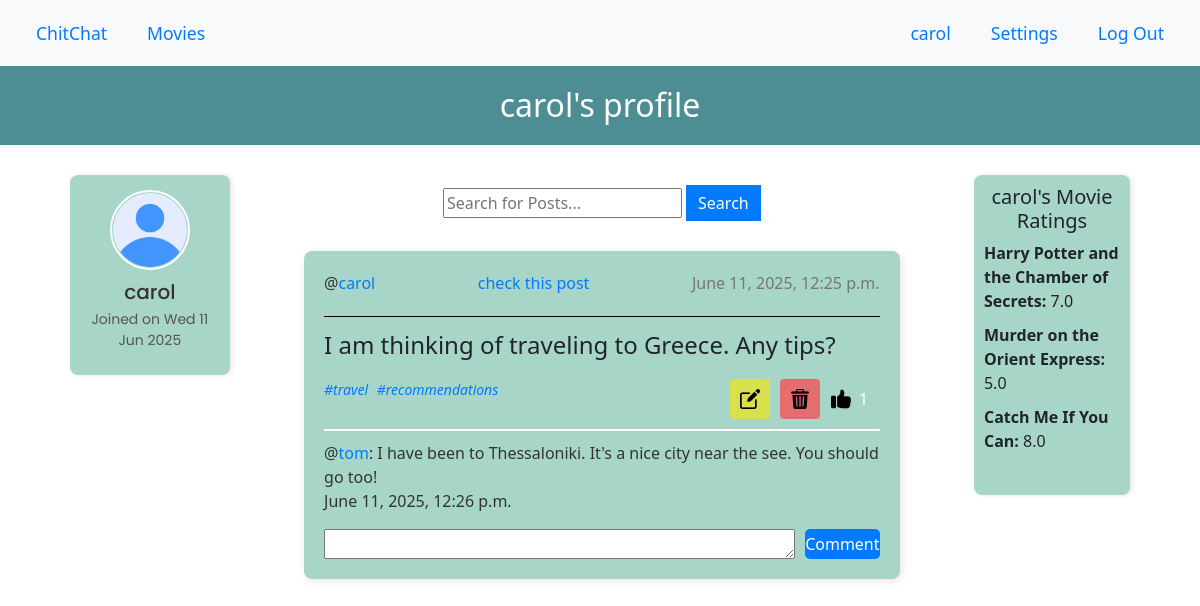
The app's page /user/carol (signed in) with its own data.
### core/models.py (models this page shows, shortened)
class CustomUser(AbstractUser):
    image = models.ImageField(upload_to="profile_icons", null=True, blank=True) # In ModelForms blank affects the form validation
    email = models.EmailField(unique=True, blank=False) # email is not unique and is not required by default in Django
    def get_groups(self):
        groups = []
        for group in self.groups.all():
            groups.append(group.name)
        return ' '.join(groups)
    get_groups.short_description = 'Groups'

class Post(models.Model):
    author = models.ForeignKey(CustomUser, on_delete=models.CASCADE, related_name="posts")
    content = models.TextField()
    tags = models.ManyToManyField(Tag)
    likes = models.IntegerField(default=0)
    liked_by = models.ManyToManyField(CustomUser)
    created_at = models.DateTimeField(auto_now_add=True)
    updated_at = models.DateTimeField(auto_now=True)
    def get_tags(self):
        return ", ".join([tag.name for tag in self.tags.all()])
    get_tags.short_description = "Tags"

class Tag(models.Model):
    name = models.CharField(max_length=100)
    def __str__(self):
        return self.name

class Comment(models.Model):
    commenter = models.ForeignKey(CustomUser, on_delete=models.CASCADE)
    content = models.TextField()
    post = models.ForeignKey(Post, on_delete=models.CASCADE, related_name="comments")
    created_at = models.DateTimeField(auto_now_add=True)

class Rating(models.Model):
    user = models.ForeignKey(CustomUser, on_delete=models.CASCADE, related_name="personal_ratings")
    movie = models.ForeignKey(Movie, on_delete=models.CASCADE, related_name="ratings")
    rating = models.FloatField()
    created_at = models.DateField(auto_now_add=True)

class Movie(models.Model):
    title = models.CharField(max_length=255)
    release_date = models.DateField()
    overview = models.TextField()
    vote_average = models.FloatField()
    poster_path = models.CharField(max_length=255)
    added_by = models.ForeignKey(CustomUser, on_delete=models.CASCADE, related_name="movies")
    added_at = models.DateField(auto_now_add=True)

### core/views.py (the view)
# urls.py: path("user/<slug:username>", views.CheckUserProfileView.as_view(), name="check_user_profile"),
class CheckUserProfileView(ChitChatView):
    def get(self, request, username):
        user_to_check = CustomUser.objects.get(username=username)
        base_queryset = Post.objects.filter(author__username=username)
        posts = self.get_filtered_posts(request, base_queryset)
        context = self.get_base_context()
        context.update({
            "posts": posts,
            "page_title": f"{username}'s profile",
            "type": "profile",
            "user_to_check": user_to_check
        })
        return render(request, "core/chitchat.html", context=context)

### core/forms.py
class CommentForm(forms.ModelForm):
    class Meta:
        model = Comment
        fields = ["content"]

### core/views.py (called while the page is built)
    def get_base_context(self):
        return {
            "tags": Tag.objects.all(),
            "comments": Comment.objects.all().order_by("-created_at")[:3],
            "form": CommentForm()
        }

    def get_filtered_posts(self, request, base_queryset):
        q_user = request.GET.get("searched_user", "")
        q_post = request.GET.get("searched_post", "")
        return base_queryset.filter(author__username__icontains=q_user).filter(content__icontains=q_post).order_by("-created_at")

### core/templates/core/chitchat.html (shortened to what this page needs)
{% extends "base.html" %}
{% load static %}
{% block css_files %}<link rel="stylesheet" href="{% static 'core/chitchat.css' %}">{% endblock %}
{% block content %}
  <div class="title-box">
      <h1 class="page-title">
        {{ page_title }}
      </h1>
  </div>
  <div class="content-container">
      {% if type == "main" or type == "tags" %}
        {% include "core/tags-component.html" %}
      {% elif type == "profile" %}
        {% include "core/profile-component.html" %}
      {% endif %}
      <div class="main-column">
          {% if type == "main" or type == "tags" or type == "profile" %}
              <div class="post-search">
                  <form method="GET">
                      <input type="search" name="searched_post" placeholder="Search for Posts...">
                      <button type="submit">Search</button>
                  </form>
              </div>
          {% endif %}
          {% if posts %}
              <ul class="post-list">
                {% for post in posts %}
                    <li class="post-item">
                        <div class="post-header">
                            <p class="post-author">
                                @<a href="{% url 'check_user_profile' post.author.username %}">{{ post.author.username }}</a>
                            </p>
                            <p class="post-check">
                                <a class="post-check" href="{% url 'check_post' post.id %}">check this post</a>
                            </p>
                            <p class="post-date">{{ post.created_at }}</p>
                        </div>
                        <p class="post-content">{{ post.content }}</p>
                        <div class="post-footer">
                            <div class="post-tags">
                                {% for tag in post.tags.all %}
                                  <a href="{% url 'sort_by_tag' tag.name %}">#{{ tag }}</a>
                                {% endfor %}
                            </div>
                            <div class="post-edit">
                                {% if user.id == post.author.id %}
                                    <a href="{% url 'edit_post' post.id %}">
                                        <button class="button-edit" type="button"><img src="{% static 'core/images/edit.png' %}"></button>
                                    </a>
                                    <button class="button-delete" id="openPopup{{ post.id }}"><img src="{% static 'core/images/bin.png' %}"></button>
                                {% endif %}
                                    <div>
                                        <button
                                            class="like-button {% if user in post.liked_by.all %}liked{% endif %}"
                                            data-post-id="{{ post.id }}"
                                            title="{% if user in post.liked_by.all %}You already like this Post.{% else %}Like this Post!{% endif %}">
                                            <img src="{% static 'core/images/like.png' %}">
                                            <span class="like-count">{{ post.likes }}</span>
                                        </button>
                                    </div>
                            </div>
                        </div>
                        <div class="post-comments">
                            <ul class="comment-list">
                                {% for comment in post.comments.all %}
                                    <li class="comment-item">
                                        @<a href="{% url 'check_user_profile' comment.commenter.username %}">{{ comment.commenter.username }}</a>: {{ comment.content }}
                                        <p>{{ comment.created_at }}</p>
                                    </li>
                                {% endfor %}
                            </ul>
                        </div>
                        <form action="{% url 'chitchat' %}" method="POST">
                            <div class="form-field">
                                {{ form.content }}
                                <button type="submit" class="submit-btn">Comment</button>
                            </div>
                        </form>
                    </li>
                {% endfor %}
              </ul>
          {% else %}
            <h2 class="no-posts">No posts yet</h2>
          {% endif %}
      </div>
      {% if type == "main" or type == "tags" or type == "specific" %}
        {% include "core/activity-feed-component.html" %}
      {% elif type == "profile" %}
        {% include "core/user-movie-rating-component.html" %}
      {% endif %}
  </div>
{% endblock %}

### templates/base.html (shortened to what this page needs)
{% load static %}
<!DOCTYPE html>
<html lang="en">
<head>
    <link rel="stylesheet" href="{% static 'styles.css' %}">
    <link href="https://cdn.jsdelivr.net/npm/bootstrap@5.3.3/dist/css/bootstrap.min.css" rel="stylesheet">
    {% block css_files %}{% endblock %}
</head>
<body>
  {% if user.is_authenticated %}
      <div class="top-nav">
          <ul class="nav-left">
              <li><a href="{% url 'chitchat' %}">ChitChat</a></li>
              <li><a href="{% url 'movies' %}">Movies</a></li>
          </ul>
          <ul class="nav-right">
              <li><a href="{% url 'check_user_profile' user.username %}">{{ user.username }}</a></li>
              <li>
                  <div class="dropdown">
                      <button class="dropbtn nav-button">Settings</button>
                    </div>
              </li>
              <li>
                  <form action="{% url 'logout' %}" method="POST">
                      <button type="submit" class="nav-button">Log Out</button>
                  </form>
              </li>
          </ul>
      </div>
  {% endif %}
{% block content %}{% endblock %}
</body>
</html>

### core/templates/core/profile-component.html
{% load static %}
<div class="profile-section">
    <img src="{% static 'core/images/user.png' %}">
    <h3>{{ user_to_check.username }}</h3>
    <p>Joined on {{ user_to_check.date_joined|date:"D d M Y" }}</p>
</div>

### core/templates/core/user-movie-rating-component.html
<div class="activity-section">
  <h3>{{ user_to_check.username }}'s Movie Ratings</h3>
  <ul class="activity-list">
    {% for rating in user_to_check.personal_ratings.all %}
      <li class="activity-item"><strong>{{ rating.movie.title }}:</strong> {{ rating.rating }}</li>
    {% endfor %}
  </ul>
</div>

### static/styles.css (style rules this page uses)
body { font-family: "Poppins", sans-serif; }
.top-nav { display: flex; justify-content: space-between; align-items: center; background-color: #f8f9fa; padding: 0.75rem 1.5rem; }
.nav-left, .nav-right { list-style: none; display: flex; gap: 1rem; margin: 0; padding: 0; }
.nav-left li, .nav-right li { display: flex; align-items: center; }
.top-nav a, .nav-button { color: #007bff; text-decoration: none; font-weight: 500; background: none; border: none; padding: 0.5rem 0.75rem; cursor: pointer; font-family: inherit; font-size: 1.1rem; border-radius: 5px; transition: background-color 0.2s ease; }
.dropdown { position: relative; display: inline-block; }
.title-box { background-color: #4d8d94; padding: 20px; text-align: center; width: 100%; margin: 0 auto; margin-bottom: 10px; }
.page-title { color: white; margin: 0; font-size: 2em; }
button { padding: 6px 12px; background-color: #007bff; color: white; border: none; border-radius: 5px; cursor: pointer; font-size: 0.9rem; transition: background-color 0.2s ease; }

### core/static/core/chitchat.css (style rules this page uses)
.content-container { display: flex; justify-content: space-between; margin: 20px; }
.activity-section { width: 20%; position: sticky; top: 0; margin-top: 10px; padding: 10px; margin-right: 50px; background-color: #a7d5c7; box-shadow: 2px 0px 5px rgba(0, 0, 0, 0.1); height: 40vh; overflow-y: auto; border-radius: 8px; }
.activity-section h3 { font-size: 20px; text-align: center; }
.activity-list { list-style-type: none; padding: 0; }
.activity-item { margin-bottom: 10px; }
.profile-section { width: 20%; position: sticky; top: 0; margin-top: 10px; padding: 15px; margin-left: 50px; background-color: #a7d5c7; box-shadow: 2px 0px 5px rgba(0, 0, 0, 0.1); height: 25vh; overflow-y: auto; border-radius: 8px; text-align: center; font-family: 'Poppins', sans-serif; }
.profile-section img { width: 80px; height: 80px; border-radius: 50%; object-fit: cover; margin-bottom: 10px; border: 2px solid #fff; }
.profile-section h3 { font-size: 20px; margin-bottom: 5px; color: #333; }
.profile-section p { font-size: 14px; color: #555; }
.main-column { width: 100%; display: flex; flex-direction: column; }
.post-search, .post-create { display: flex; justify-content: center; margin: 20px 0; }
.post-list { list-style: none; padding: 0; margin: 0 auto; display: flex; flex-direction: column; align-items: center; width: 80%; }
.post-item { background-color: #a7d5c7; padding: 20px; margin: 10px 0; width: 100%; border-radius: 8px; box-shadow: 2px 2px 10px rgba(0, 0, 0, 0.1); }
.post-header { display: flex; justify-content: space-between; font-size: 16px; color: #666; margin-bottom: 10px; padding-bottom: 5px; border-bottom: 1px solid black; }
.post-author { font-size: 1em; color: #333; }
.post-author a { color: #007bff; text-decoration: none; }
.post-check { font-size: 1em; color: #333; }
.post-check a { color: #007bff; text-decoration: none; }
.post-date { color: #777; }
.post-content { font-size: 24px; font-weight: bold color: #444; text-align: left; }
.post-footer { display: flex; justify-content: space-between; }
.post-tags { font-size: 14px; font-style: italic; color: #646567; }
.post-tags a { display: inline; margin-right: 5px; color: #007bff; text-decoration: none; }
.post-edit { display: flex; }
.post-edit button { color: white; cursor: pointer; border: none; border-radius: 4px; display: flex; align-items: center; justify-content: center; width: 40px; height: 40px; padding: 0; margin-right: 10px; }
.post-edit button img { width: 20px; height: 20px; }
.button-edit { background-color: #d8e04c; }
.button-delete { background-color: #e66d6d; }
.like-button { background: none; border: none; cursor: pointer; display: flex; align-items: center; gap: 0.5rem; }
.post-comments { margin-top: 10px; padding-top: 10px; border-top: 2px solid white; }
.comment-list { list-style: none; padding: 0; margin: 0 auto; font-size: 16px; }
.comment-item { font-size: 1em; color: #333; }
.comment-item a { color: #007bff; text-decoration: none; }
.form-field { margin-top: 15px; display: flex; }
textarea { width: 100%; height: 30px; margin-right: 10px }
.submit-btn { width: 15%; padding: 0px; font-size: 16px; background-color: #007bff; color: white; border: none; border-radius: 5px; cursor: pointer; transition: background-color 0.3s; }

### records on screen
CustomUser: username "carol", date_joined "Wed 11 Jun 2025"
Post: author.username "carol", created_at "June 11, 2025, 12:25 p.m.", content "I am thinking of traveling to Greece. Any tips?", likes "1"
Tag: name "travel"
Tag: name "recommendations"
Comment: commenter.username "tom", content "I have been to Thessaloniki. It's a nice city near the see. You should go too!", created_at "June 11, 2025, 12:26 p.m."
Rating: movie "Harry Potter and the Chamber of Secrets", rating "7.0"
Rating: movie "Murder on the Orient Express", rating "5.0"
Rating: movie "Catch Me If You Can", rating "8.0"

### other values on screen
{{ page_title }} "carol's profile"
